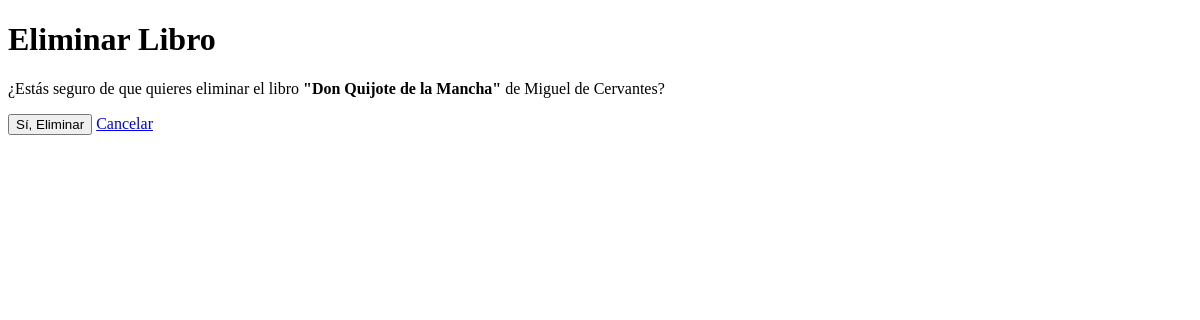
Page /libros/1/eliminar/ on the earlier database version.
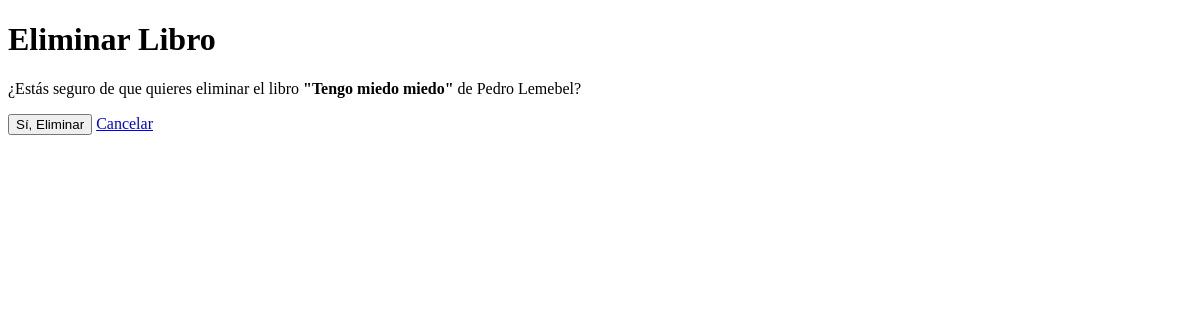
Same page on the later database version.
### sistema_libros/models.py (models this page shows, shortened)
class Libro(models.Model):
    titulo = models.CharField(max_length=200)
    autor = models.CharField(max_length=100)
    descripcion = models.TextField()
    fecha_publicacion = models.DateField()
    isbn = models.CharField(max_length=13, unique=True)

### sistema_libros/views.py (the view)
# urls.py: path('<int:libro_id>/eliminar/', views.eliminar_libro, name='eliminar_libro'),
def eliminar_libro(request, libro_id):
    libro = get_object_or_404(Libro, pk=libro_id)
    if request.method == 'POST':
        libro.delete()
        return redirect('lista_libros')
    return render(request, 'libros/eliminar_libro.html', {'libro': libro})

### templates/libros/eliminar_libro.html (shortened to what this page needs)
<!DOCTYPE html>
<html>
<head>
</head>
<body>
    <h1>Eliminar Libro</h1>
    <p>¿Estás seguro de que quieres eliminar el libro <strong>"{{ libro.titulo }}"</strong> de {{ libro.autor }}?</p>
    <form method="post">
        <button type="submit" onclick="return confirm('¿Estás seguro?')">Sí, Eliminar</button>
        <a href="{% url 'detalle_libro' libro.id %}">Cancelar</a>
    </form>
</body>
</html>

Differences in the rows shown:
changed Libro: titulo "Don Quijote de la Mancha" → "Tengo miedo miedo"; autor "Miguel de Cervantes" → "Pedro Lemebel"
